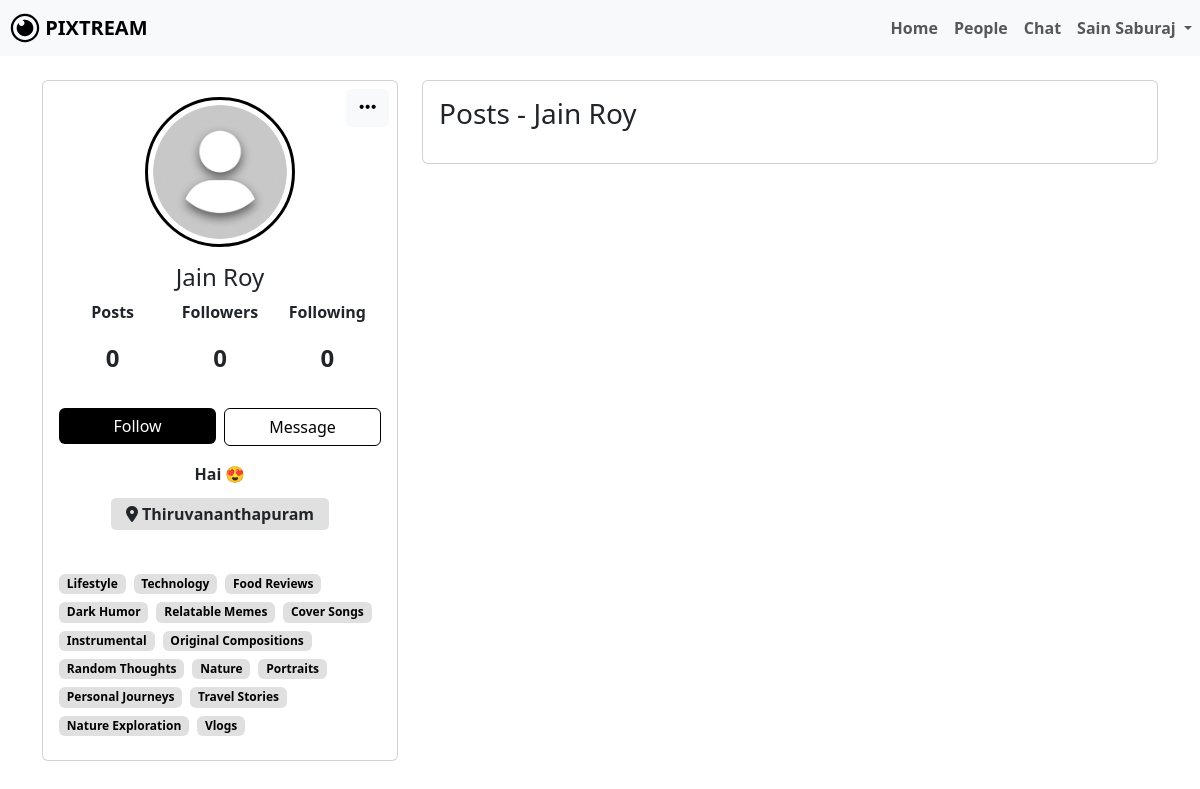
The page /user_profile.php?username=jain_panengadan (signed in) on the database as committed earlier.
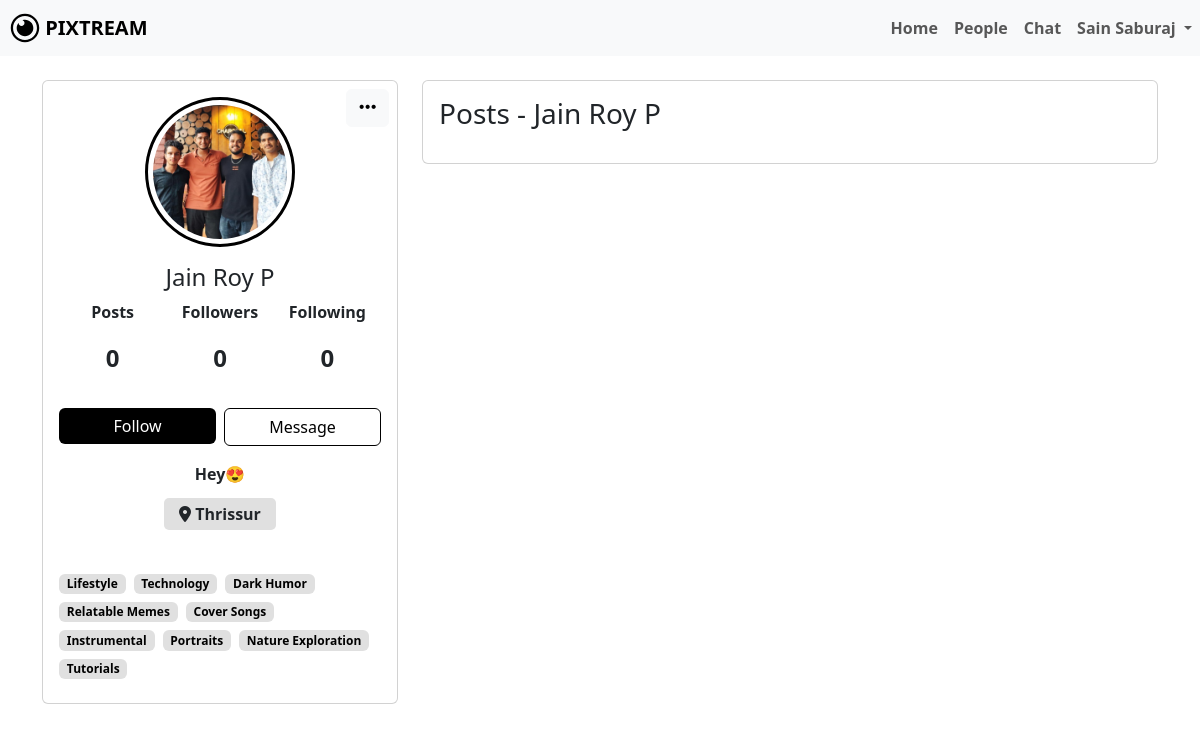
The same page on the database as committed later.
### tables this page shows
CREATE TABLE `users` (
  `id` bigint(20) NOT NULL,
  `name` varchar(100) DEFAULT NULL,
  `username` varchar(191) DEFAULT NULL,
  `email` varchar(191) DEFAULT NULL,
  `password` varchar(255) DEFAULT NULL,
  `bio` text DEFAULT NULL,
  `profile_picture` varchar(255) DEFAULT 'default.png',
  `location` varchar(255) DEFAULT NULL,
  `created_at` timestamp NOT NULL DEFAULT current_timestamp()
);

### user_profile.php (the view, shortened to what the changed rows need)
<?php
include 'dbconfig.php';
$viewedUsername = $_GET['username'];
$sql = "SELECT * FROM users WHERE username='$viewedUsername';";
$result = mysqli_query($conn, $sql);
$info = mysqli_fetch_assoc($result);
$name = $info['name'];
$profilePhoto = $info['profile_picture'] ?? 'default.png';
$bio = $info['bio'];
$location = $info['location'];
$interests = [];
$sql = "SELECT o.option_name
        FROM user_selections us
        JOIN options o ON us.option_id = o.id
        WHERE us.user_id = (SELECT id FROM users WHERE username = ? LIMIT 1)";
$stmt = $conn->prepare($sql);
$stmt->bind_param("s", $viewedUsername);
$stmt->execute();
$result = $stmt->get_result();
while ($row = $result->fetch_assoc()) {
    $interests[] = $row['option_name'];
}
?>
<!DOCTYPE html>
<html lang="en">
<head>
    <link rel="stylesheet" href="node_modules/bootstrap/dist/css/bootstrap.min.css">
    <link rel="stylesheet" href="library-files/fontawesome/css/all.min.css">
    <link rel="stylesheet" href="assets/css/me.css">
</head>
<body>
     <br>
    <div class="container">
        <div class="main-body">
            <div class="row gutters-sm">
                <div class="col-md-4 mb-3">
                    <div class="card h-100 position-relative">
                        <div class="card-body d-flex flex-column">
                            <div class="d-flex flex-column align-items-center text-center">
                                <div class="profile-img-container">
                                    <img src="profile_picture/<?php echo htmlspecialchars($profilePhoto); ?>" alt="Profile Photo" class="rounded-circle" width="150">
                                </div>
                                <div class="mt-3">
                                    <h4><?php echo htmlspecialchars($name); ?></h4>
                                </div>
                                <div class="mt-3 bio-text text-start">
                                    <p><?php echo nl2br(htmlspecialchars($bio)); ?></p>
                                    <span class="mt-3 profile-location">
                                        <i class="fa-solid fa-location-dot"></i> <?php echo $location; ?>
                                    </span>
                                </div>
                                <div class="mt-5 profile-interest">
                                    <div class="d-flex flex-wrap">
                                        <?php foreach ($interests as $interest): ?>
                                            <span class="badge mybadge2 me-2 mb-2"><?php echo htmlspecialchars($interest); ?></span>
                                        <?php endforeach; ?>
                                    </div>
                                </div>
                            </div>
                        </div>
                    </div>
                </div>
                <div class="col-md-8">
                    <div class="row gutters-sm">
                        <div class="col-sm-12 mb-3">
                            <div class="card h-100">
                                <div class="card-body">
                                    <h3 class="d-flex align-items-center mb-3">Posts - <?php echo $name; ?></h3>
                                </div>
                            </div>
                        </div>
                    </div>
                </div>
            </div>
        </div>
    </div>
</body>
</html>

Rows that differ between the two databases and show on the page:
changed users: profile_picture: picture added in place of a placeholder; name "Jain Roy" → "Jain Roy P"; bio "Hai 😍" → "Hey😍"; location "Thiruvananthapuram" → "Thrissur"
Other text that changed with them:
new list line: "Tutorials"
list line gone: "Food Reviews"
list line gone: "Original Compositions"
list line gone: "Random Thoughts"
list line gone: "Nature"
list line gone: "Personal Journeys"
list line gone: "Travel Stories"
list line gone: "Vlogs"
